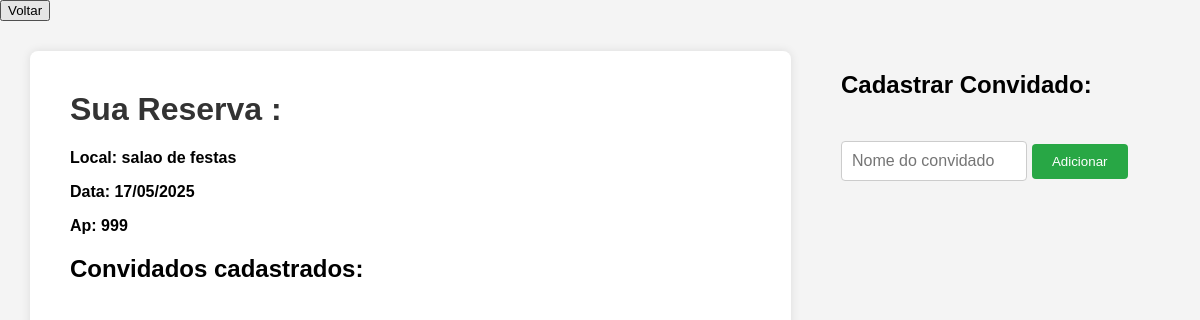
Before: /cadastrar_visitantes_Evento.html/4 with the older database file.
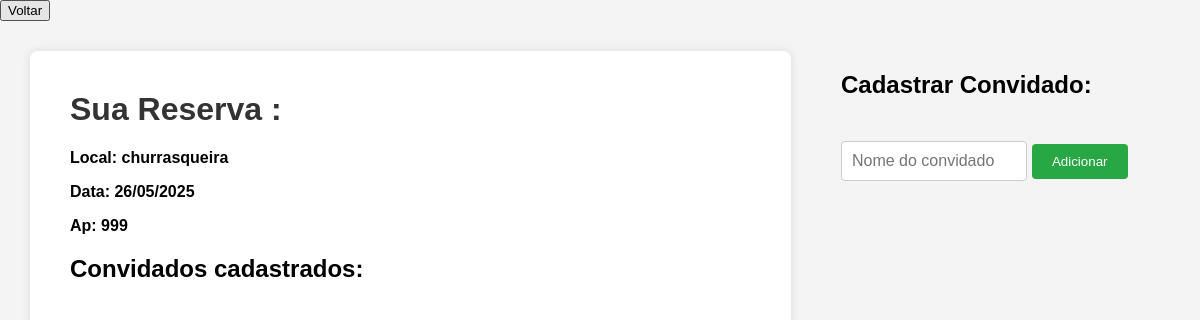
After: the same page with the newer database file.
### app.py (models this page shows)
class Espaco(db.Model):
    __tablename__ = 'agendamento_evento'
    id = db.Column(db.Integer, primary_key=True)
    cpf_morador = db.Column(db.Integer, nullable=False)
    data = db.Column(db.DateTime, nullable = False)
    local = db.Column(db.Integer)
    ambientes = db.Column(db.String(50), nullable=False)
    apartamento = db.Column(db.String(10), nullable=False)
    convidados = db.relationship('ConvidadoEvento', backref='evento', cascade='all, delete-orphan')

### app.py (the view)
@app.route('/cadastrar_visitantes_Evento.html/<int:id>')
def cadastrar_visitantes_Evento(id):
    eventoCarregado = get_eventos(id)
    convidadosCarregados = get_convidados(id)
    return render_template('cadastrar_visitantes_Evento.html', evento = eventoCarregado , convidados = convidadosCarregados)

### app.py (called while the page is built)
def get_eventos(id):
    eventos = Espaco.query.filter_by(id = id).first()
    if eventos is None:
        abort(484)
    return eventos

def get_convidados(id_agendamento):
    convidados = ConvidadoEvento.query.filter_by(id_agendamento = id_agendamento).all()
    if convidados is None:
        abort(484)
    return convidados

### templates/cadastrar_visitantes_Evento.html (shortened to what this page needs)
<!DOCTYPE html>
<html lang="pt-br">
<head>
</head>
<body>
  <button onclick="window.location.href='/cadastro_evento'">Voltar</button>
  <div class="container">
    <div class="formulario">
        <h1>Sua Reserva : </h1>
            <div class="perfil-info">
              <p><strong><strong>Local:</strong> {{ evento.ambientes }}</p>
              <p><strong>Data:</strong> {{ evento.data.strftime('%d/%m/%Y') }}
              <p><strong>Ap:</strong> {{ evento.apartamento }}
            </div>
            <h2>Convidados cadastrados:</h2>
    </div>
                  <div class="cadastro-convidado">
                    <h2>Cadastrar Convidado:</h2>
                      <form method="POST" action="{{url_for('adicionarVisitante', id = evento['id'])}}">
                        <input type="text" name="nome_convidado" placeholder="Nome do convidado" required>
                        <button type="submit">Adicionar</button>
                      </form>
                  </div>
  </div>
</body>
</html>

Changed rows visible on the page:
changed Espaco: ambientes "salao de festas" → "churrasqueira"; data "17/05/2025" → "26/05/2025"
